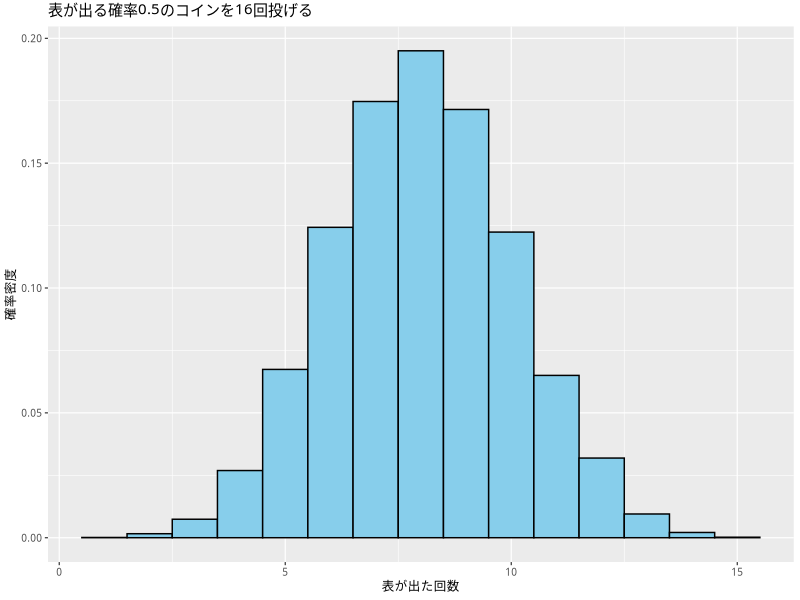
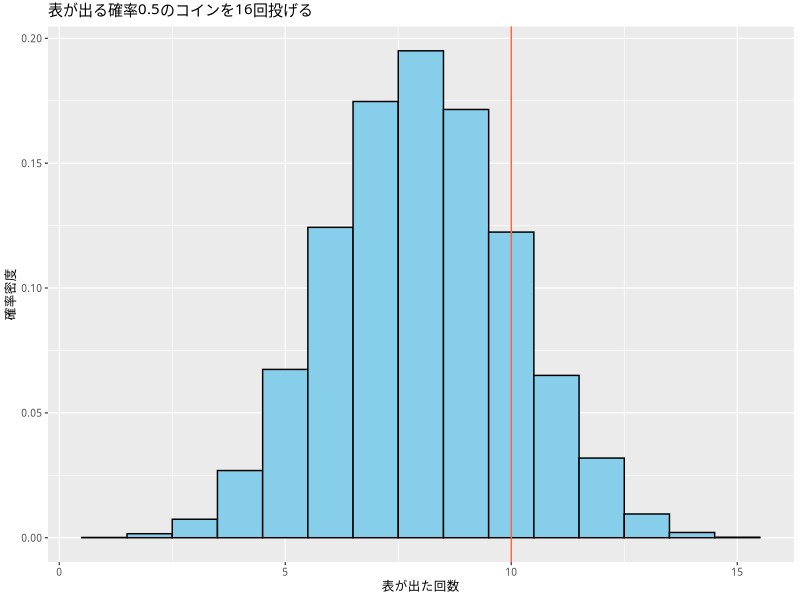
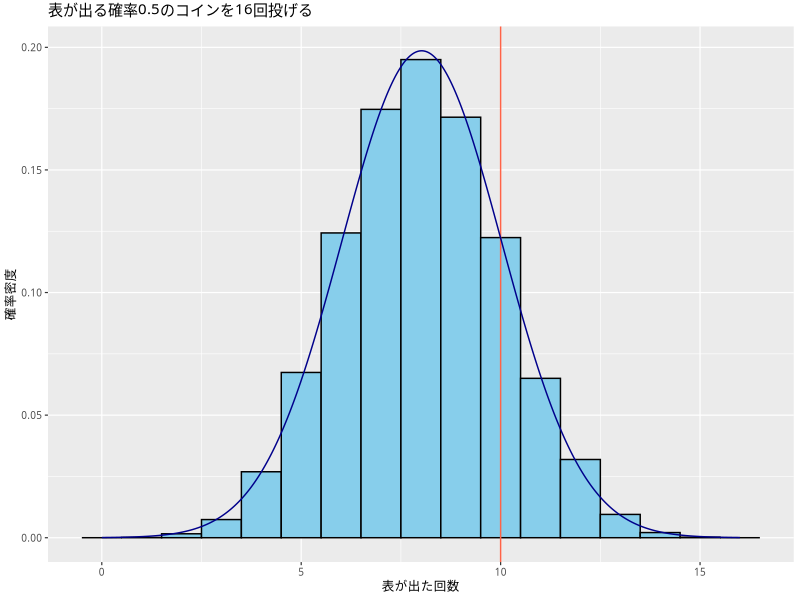
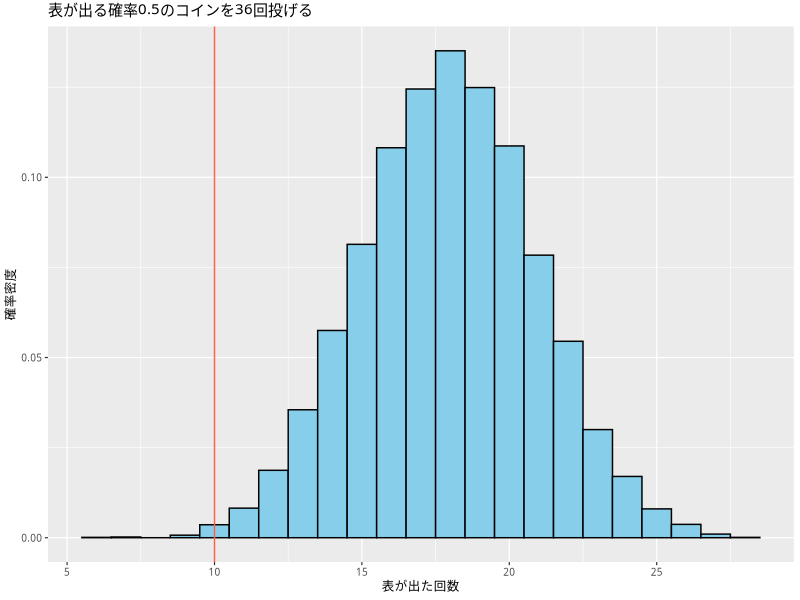
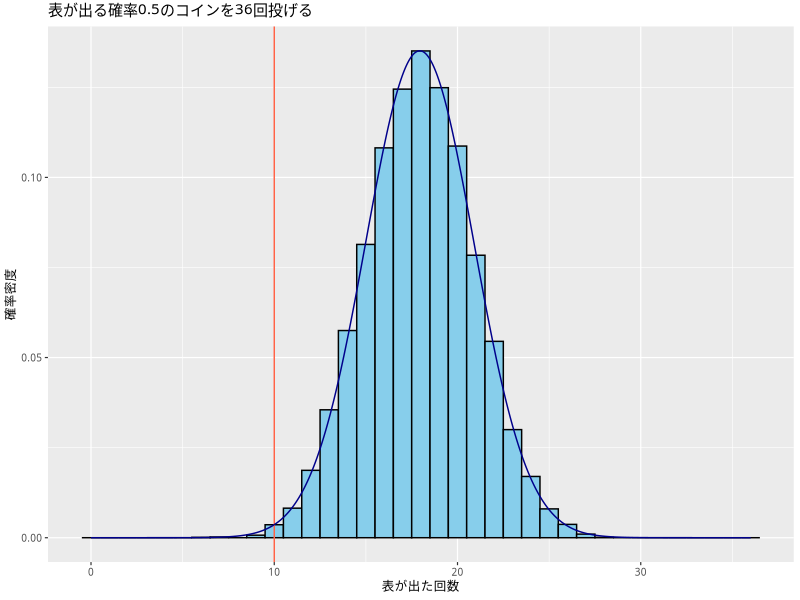

Write the R code that produced these figures, in order.
## ---- chunk 1
#| include: false

if (knitr::is_latex_output()) {
  knitr::opts_chunk$set(dev = 'cairo_pdf')
}
## ---- chunk 2
#| echo: false
#| message:  false

library(tidyverse)
my_font <- 'HiraginoSans-W3'
theme_set(theme_gray(base_size = 9,
                     base_family = my_font))
## ---- chunk 3
rbinom(n = 1, size = 16, prob = 0.5)
## ---- chunk 4
result1 <- rbinom(n = 10000, size = 16, prob = 0.5)
## ---- chunk 5
mean(result1)
## ---- chunk 6
var(result1)
sd(result1)
## ---- chunk 7
df1 <- tibble(x = result1)
hist1 <- ggplot(df1, aes(x = x, y = after_stat(density))) +
  geom_histogram(color = 'black',
                 fill  = 'skyblue',
                 binwidth = 1) +
  labs(x = '表が出た回数',
       y = '確率密度',
       title = '表が出る確率0.5のコインを16回投げる')
plot(hist1)
## ---- chunk 8
hist2 <- hist1 +
  geom_vline(xintercept = 10,
             color      = 'tomato')
plot(hist2)
## ---- chunk 9
df2 <- tibble(x = seq(from = 0, 16, length.out = 1000)) |>
  mutate(y = dnorm(x, mean = mean(result1), sd = sd(result1)))
hist3 <- hist2 +
  geom_line(data = df2, aes(x = x, y = y),
            color = 'darkblue')
plot(hist3)
## ---- chunk 10
mean(result1) - 2 * sd(result1)
## ---- chunk 11
mean(result1) + 2 * sd(result1)
## ---- chunk 12
result1_sorted <- sort(result1)
## ---- chunk 13
result1_sorted[251]
## ---- chunk 14
result1_sorted[9750]
## ---- chunk 15
quantile(result1, probs = c(0.025, 0.975))
## ---- chunk 16
rbinom(n = 1, size = 36, prob = 0.5)
## ---- chunk 17
result2 <- rbinom(n = 10000, size = 36, prob = 0.5)
## ---- chunk 18
mean(result2)
## ---- chunk 19
var(result2)
sd(result2)
## ---- chunk 20
df3 <- tibble(x = result2)
hist4 <- ggplot(df3, aes(x = x, y = after_stat(density))) +
  geom_histogram(color = 'black',
                 fill  = 'skyblue',
                 binwidth = 1) +
  geom_vline(xintercept = 10,
             color      = 'tomato') +
  labs(x = '表が出た回数',
       y = '確率密度',
       title = '表が出る確率0.5のコインを36回投げる')
plot(hist4)
## ---- chunk 21
df4 <- tibble(x = seq(from = 0, to = 36, length.out = 1000)) |>
  mutate(y = dnorm(x, mean = mean(result2), sd = sd(result2)))
hist5 <- hist4 + geom_line(data = df4, aes(x = x, y = y), color = 'darkblue')
plot(hist5)
## ---- chunk 22
mean(result2) - 2 * sd(result2)
## ---- chunk 23
mean(result2) + 2 * sd(result2)
## ---- chunk 24
quantile(result2, probs = c(0.025, 0.975))
## ---- chunk 25
bin_exp <- function(h, trials = 10000) {
  # h: 仮説（hypothesis）、N = h を検証する
  # trials: 実験の繰り返し回数、既定値は10,000
  
  res <- rbinom(n = trials, size = h, prob = 0.5)
  return(quantile(res, prob = c(0.025, 0.975)))
}
## ---- chunk 26
bin_exp(16)
## ---- chunk 27
bin_exp(36)
## ---- chunk 28
set.seed(2025-12-18)
x <- 10 : 35
names(x) <- 10 : 35
sapply(x, bin_exp)
## ---- chunk 29
set.seed(2025-12-18)
for (x in 10:35) {
  res <- bin_exp(x)
  cat(x, ':', res, '\n')
}
